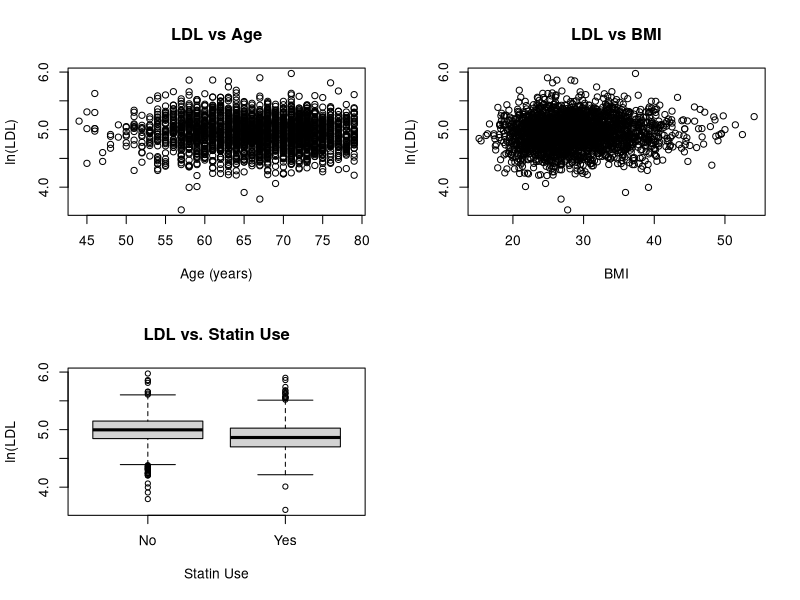

The R source for this figure:
## ---- chunk 1
knitr::opts_chunk$set(echo = TRUE)
## ---- chunk 2
hers.data <- read.delim(file = "data/hers.txt",
                        header = FALSE,
                        sep = " ")
colnames(hers.data) <- c("ln.LDL", "age", "bmi", "statin")
## ---- chunk 3
par(mfrow = c(2, 2))
plot(ln.LDL ~ age, 
     data = hers.data,
     main = "LDL vs Age",
     xlab = "Age (years)",
     ylab = "ln(LDL)")
plot(ln.LDL ~ bmi, 
     data = hers.data,
     main = "LDL vs BMI",
     xlab = "BMI",
     ylab = "ln(LDL)")
boxplot(ln.LDL ~ statin, 
        data = hers.data,
        main = "LDL vs. Statin Use",
        xlab = "Statin Use",
        ylab = "ln(LDL",
        names = c("No", "Yes"))
par(mfrow = c(1, 1))
## ---- chunk 4
predictors <- c("age", "bmi", "statin")
model.stats <- matrix(data = NA,
                      nrow = length(predictors),
                      ncol = 3)
rownames(model.stats) <- predictors
colnames(model.stats) <- c("param.est", "std.error", "p.value")
for (predictor in predictors) {
  univar.model <- lm(paste0("ln.LDL ~ ", predictor), data = hers.data)
  univar.summary <- summary(univar.model)
  model.stats[predictor, ] <- univar.summary$coefficients[2, c(1, 2, 4)]
}
## ---- chunk 5
multi.model <- lm(ln.LDL ~ age + bmi + statin, data = hers.data)
multi.summary <- summary(multi.model)
